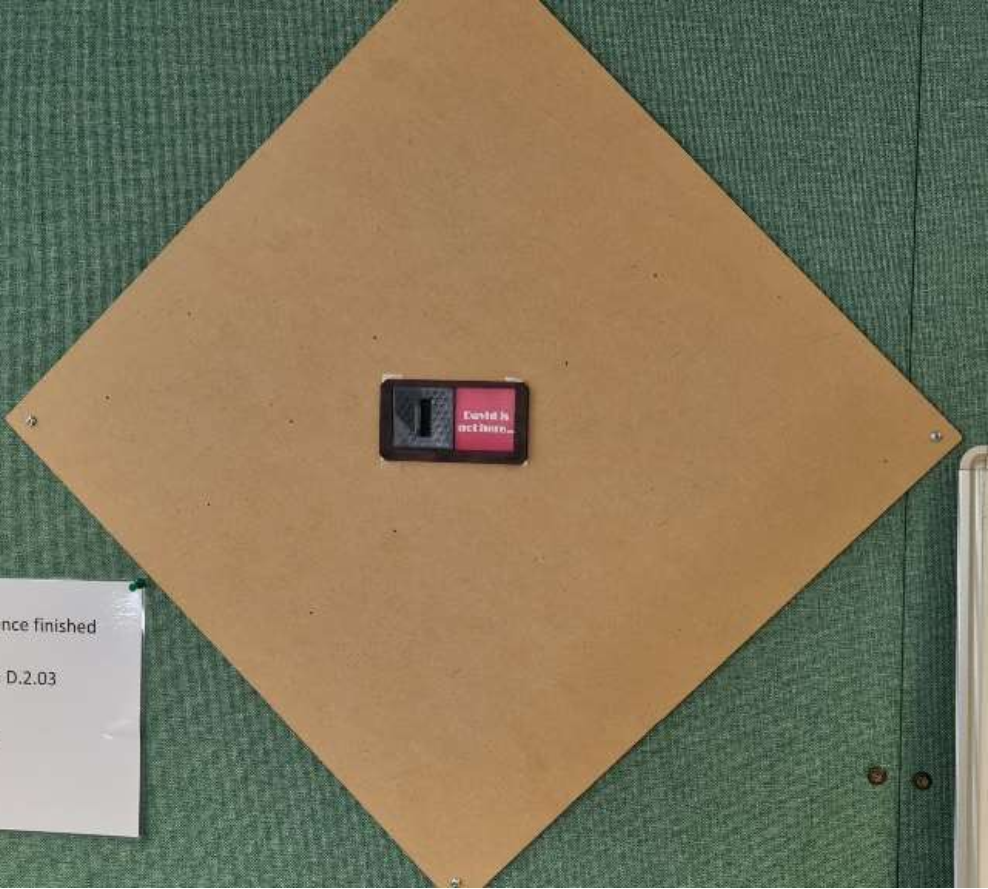
#> input picture images/Screenshot 2022-09-22 191246.png, 988 x 889 px, found by its file name
$ python image_read.py
#> lines starting #> are read from the running program, lines starting #| are printed output that depends on the picture
### colour_utils.py
# import the necessary packages
# https://pyimagesearch.com/2014/05/26/opencv-python-k-means-color-clustering/
import numpy as np
import cv2
from PIL import Image
from sklearn.cluster import KMeans
import matplotlib.pyplot as plt
import colorsys

def get_colour(clusters, input):
    im = cv2.cvtColor(input, cv2.COLOR_BGR2RGB)
    # [4 lines of commented-out code are left out]
    im_pixels = im.reshape((im.shape[0] * im.shape[1], 3))
    clt = KMeans(n_clusters=clusters)
    clt.fit(im_pixels)
    rgb_colours = clt.cluster_centers_/255
    hsl_colours = [colorsys.rgb_to_hls(*rgb) for rgb in rgb_colours]
    # print(rgb_colours)
    hues = [int(360*hsl[0]) for hsl in hsl_colours]
    if any(i >= 120 and i <= 150 for i in hues):
        return("green")
    else:
        return("red")

    print(hues)
    # for colour in hsl_colours:

    score_colours = []
    for colour in hsl_colours:
        score_colours.append(colour[1]*colour[2])
    hi_score_index = np.array(score_colours).argmax()
    hi_score_colour = clt.cluster_centers_[hi_score_index]
    return '#{:02x}{:02x}{:02x}'.format(int(hi_score_colour[0]),int(hi_score_colour[1]),int(hi_score_colour[2]))

# [27 lines left out: functions centroid_histogram, plot_colors, not called in this run]

### image_read.py
import cv2
import colour_utils


img = cv2.imread(".\images\Screenshot 2022-09-22 191246.png")
#> img is the input picture: shape (889, 988, 3); mean B, G, R 91.9, 118.8, 129
img = cv2.imread(".\images\Screenshot 2022-09-22 191041.png")
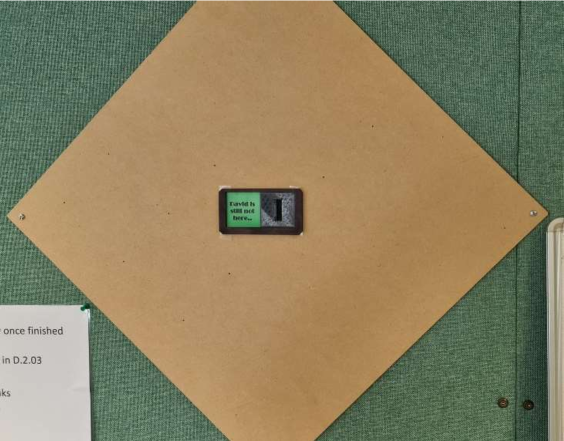
#> input picture images/Screenshot 2022-09-22 191041.png, 1127 x 882 px, found by its file name (shown at 1/2 size)
#> img is the input picture: shape (882, 1127, 3); mean B, G, R 96, 128.6, 139.8
h,w = img.shape[:2]
#> h = 882; w = 1127
y= 400
x= 400
y_o = -100
x_o = 50
crop_img = img[int((w-y)/2)+y_o:int((w+y)/2)+y_o, int((h-x)/2)+x_o:int((h+x)/2)+x_o]
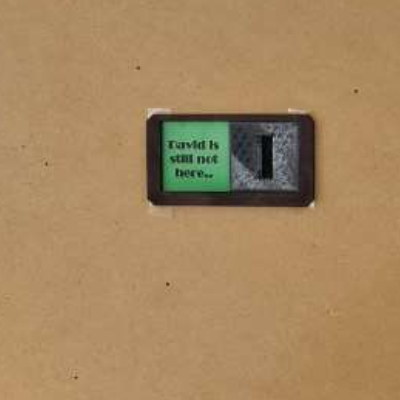
#> crop_img: shape (400, 400, 3); mean B, G, R 95.6, 134.7, 164.9
cv2.imwrite("./crop.png", crop_img)
print(colour_utils.get_colour(3, crop_img))
#| green
